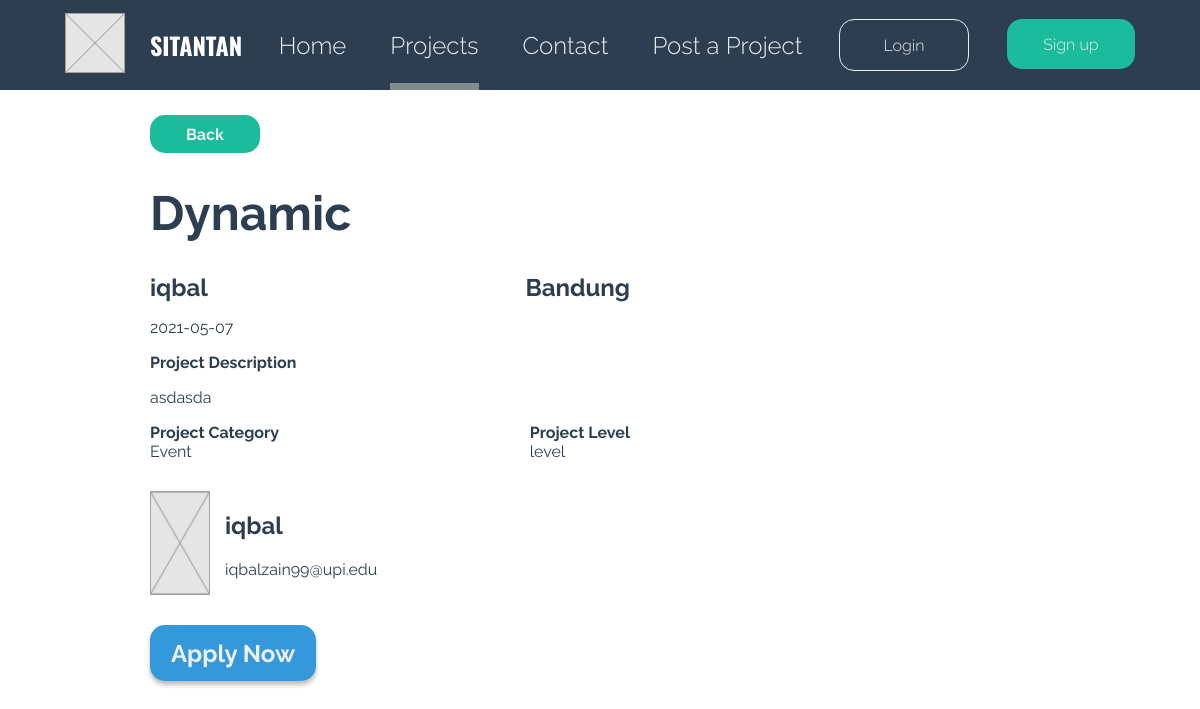
/projectdetail.php?id_project=1, run on the app's committed database.
### tables this page shows
CREATE TABLE `tb_project` (
  `id_project` int(11) NOT NULL,
  `id_owner` int(11) NOT NULL,
  `status` int(2) NOT NULL,
  `end_date` date DEFAULT NULL,
  `title` varchar(50) NOT NULL,
  `location` varchar(50) NOT NULL,
  `category` varchar(20) NOT NULL,
  `date_project` date NOT NULL,
  `description` varchar(256) NOT NULL
);

CREATE TABLE `tb_user` (
  `id` int(11) NOT NULL,
  `email` varchar(25) NOT NULL,
  `username` varchar(50) NOT NULL,
  `password` varchar(50) NOT NULL
);

### conf.php (called while the page is built)
<?php
$db_host = "localhost";
$db_user = "root";
$db_password = "";
$db_name = "db_tubes_rpl";
 ?>

### includes/DB.class.php (called while the page is built, shortened)
<?php
class DB{
	var $db_host = '';
	var $db_user = '';
	var $db_password = '';
	var $db_name = '';
	var $db_link = '';
	var $result = 0;
	function DB($db_host='', $db_user='', $db_password='', $db_name=''){
		$this->db_host = $db_host;
		$this->db_user = $db_user;
		$this->db_password = $db_password;
		$this->db_name = $db_name;
	}
	function open(){
		$this->db_link = mysqli_connect($this->db_host, $this->db_user, $this->db_password, $this->db_name);
	}
	function execute($query=""){
		$this->result = mysqli_query($this->db_link, $query);
		return $this->result;
	}
	function getResult(){
		return mysqli_fetch_array($this->result);
	}
}
 ?>

### includes/Task.class.php (called while the page is built, shortened)
<?php
class Task extends DB{
	function getProjectByID($id){
		$query = "SELECT * FROM tb_project WHERE id_project = $id";
		return $this->execute($query);
	}
	function getUserByID($id){
		$query = "SELECT * FROM tb_user WHERE id = $id";
		return $this->execute($query);
	}
}
?>

### projectdetail.php (the view, shortened to what this page needs)
<?php
include("conf.php");
include("includes/DB.class.php");
include("includes/Task.class.php");
$otask = new Task($db_host, $db_user, $db_password, $db_name);
$otask->open();
if(isset($_GET['id_project'])){
	$projectId = $_GET['id_project'];
    $otask->getProjectByID($projectId);
}else{
    header("location:projects.php");
}
$data = null;
$dataAdmin = null;
list($id_project, $id_owner, $status, $end_date, $title, $location, $category, $date_project, $desc) = $otask->getResult();
$otask->getUserByID($id_owner);
list($userId, $email, $username, $password) = $otask->getResult();
$data .= "<div class='prj-details'>".
    "<h1 style='font-size: 48px; '>".$title."</h1>".
    "<div class='align'>".
        "<h3 style='font-size: 24px;'>".$username."</h3>".
        "<h3 style='font-size: 24px;'>".$location."</h3>".
    "</div>".
    "<p>".$date_project."</p>".
    "<p style='font-weight: bold;'>Project Description</p>".
    "<p style='text-align: justify;'>".$desc."</p>".
    "<div class='align'>".
        "<div class='prj-cat'>".
            "<p style='font-weight: bold;'>Project Category</p>".
            "<p>".$category."</p>".
        "</div>".
        "<div class='prj-lvl'>".
            "<p style='font-weight: bold;'>Project Level</p>".
            "<p>level</p>".
        "</div>".
    "</div>".
"</div>";
$dataAdmin .= "<div class='admin-details'>".
    "<img src='img/header/Rectangle.png' alt=''>".
    "<div class='admin-name'>".
        "<h2>".$username."</h2>".
        "<p>".$email."</p>".
    "</div>".
"</div>";
$profilDefault = "<div class='profile-container'>
<div class='btn-profile'>
    <a href='login.php'>Login</a>
</div>
<div class='btn-profile2'>
    <a href='signup.php'>Sign up</a>
</div>
</div>";

### skin/style-prjdetails.css (style rules this page uses)
body { margin: 0 auto; box-sizing: border-box; }
.header { height: 90px; background-color: #2C3E50; }
.header-container { margin-right: 65px; margin-left: 65px; display: flex; justify-content: space-between; }
.nav { height: 90px; display: flex; align-items: center; }
.nav-container { display: flex; justify-content: center; height: 90px; }
.nav-btn { margin-right: 22px; margin-left: 22px; display: flex; align-items: center; }
.nav-btn a { text-decoration: none; color: #ECF0F1; font-size: 24px; font-family: Raleway; font-weight: 300; }
.nav-btn[target] { border-bottom: 7px solid #7F8C8D; padding-top: 7px; }
.profile { display: flex; align-items: center; }
.profile-container { display: flex; }
.btn-profile, .btn-profile2 { width: 128px; height: 50px; display: flex; align-items: center; justify-content: center; border-radius: 15px; }
.btn-profile { border: 1px solid #ECF0F1; margin-right: 38px; }
.btn-profile2 { background-color: #1ABC9C; }
.btn-profile2 a, .btn-profile a { color: #ECF0F1; font-size: 16px; text-decoration: none; font-weight: 300; font-family: Raleway; }
.logo { display: flex; align-items: center; }
.logo-container { display: flex; align-items: center; }
.logo-name p { color: white; font-weight: bold; font-size: 24px; font-family: Oswald; }
.logo-name { margin-left: 25px; }
.main-container { margin-left: 150px; margin-right: 150px; display: flex; flex-direction: column; color: #2C3E50; width: 100%; height: 100%; margin-top: 50px; }
.main { display: flex; align-items: center; height: calc(100vh - 90px); }
.back-btn { width: 110px; height: 38px; background: #1ABC9C; border-radius: 15px; display: flex; align-items: center; justify-content: center; }
.back-btn a { font-family: Raleway; font-style: normal; font-weight: bold; font-size: 16px; line-height: 19px; text-align: justify; text-decoration: none; color: #ECF0F1; }
.align { display: flex; align-items: center; justify-content: space-between; }
.align h3, .align p { margin: 0; }
.prj-details { max-width: 40vw; font-family: Raleway; }
.admin-details { font-family: Raleway; display: flex; margin-top: 30px; font-family: Raleway; }
.admin-details img { margin-right: 15px; }
.apply-btn { width: 166px; height: 56px; margin-top: 30px; background: #3498DB; box-shadow: 0px 4px 4px rgba(0, 0, 0, 0.25); border-radius: 15px; display: flex; align-items: center; justify-content: center; }
.apply-btn a { text-decoration: none; font-family: Raleway; font-style: normal; font-weight: bold; font-size: 24px; text-align: justify; color: #ECF0F1; }

### data on the page
tb_project: title "Dynamic", location "Bandung", date_project "2021-05-07", description "asdasda", category "Event"
tb_user: username "iqbal", email "iqbalzain99@upi.edu"

### other printed values
$this->content "SITANTAN Home Projects Contact Post a Project Back Apply Now"
